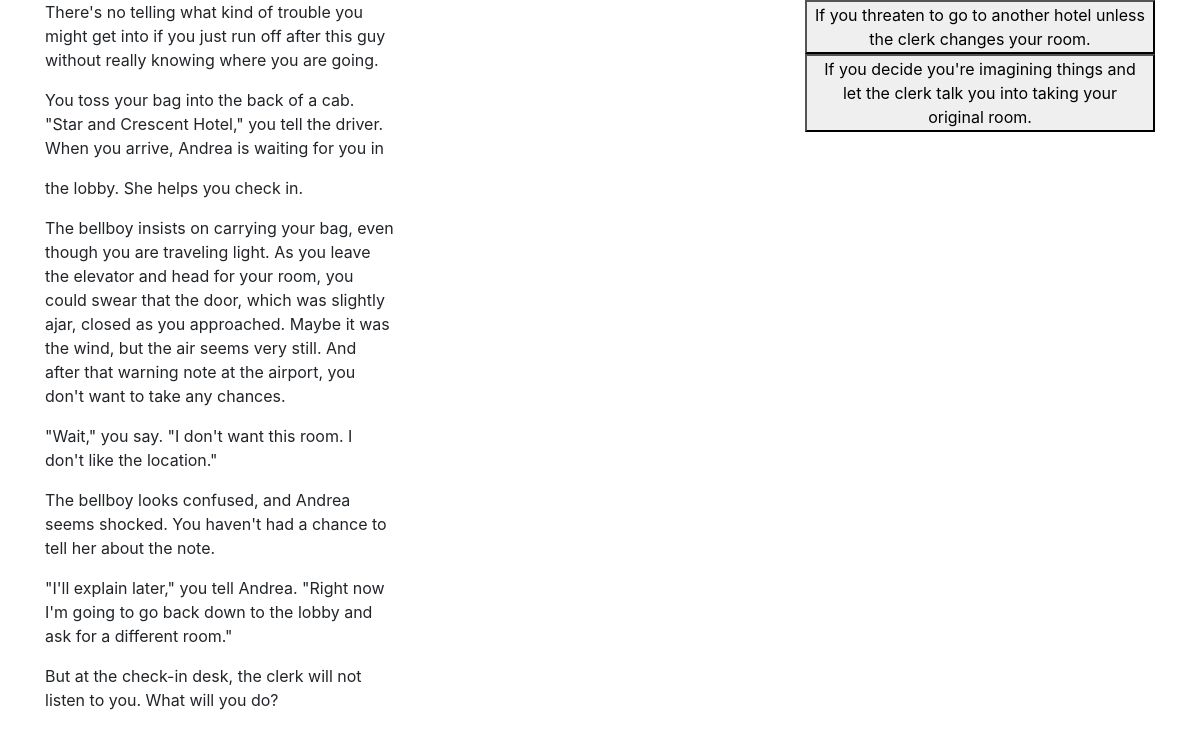
The app's page /story.php?chapter=4 with its own data.
### tables this page shows
CREATE TABLE `chapter` (
  `id` int(11) NOT NULL,
  `original_nr` int(11) DEFAULT NULL,
  `text` text,
  `is_end` tinyint(1) NOT NULL DEFAULT '0'
);

CREATE TABLE `choice` (
  `id` int(11) NOT NULL,
  `chapter_id` int(11) DEFAULT NULL,
  `text` text,
  `goto_id` int(11) DEFAULT NULL,
  `order` int(11) DEFAULT NULL
);

### db.php (called while the page is built, shortened)
<?php
class db
{
    protected static $host = 'localhost';
    protected static $username = 'root';
    protected static $password = 'rootroot';
    protected static $database = 'secretpyramid';
    protected static $pdo = null;
    public static function pdo()
        {
            if(static::$pdo === null)
            {
            try
                {
                    static::$pdo = new PDO(
                    'mysql:dbname='.static::$database.';host='.static::$host.';charset=utf8',
                    static::$username,
                    static::$password
                    );
                    static::$pdo->setAttribute(PDO::ATTR_ERRMODE, PDO::ERRMODE_EXCEPTION);
                    }
            catch (PDOException $e)
                {
                    echo 'Connection failed: ' . $e->getMessage();
                    }
            }
         return static::$pdo;
        }
    public static function query($sql, $substitutions = [])
        {
            $pdo = static::pdo();
            $statement = $pdo->prepare($sql);
            $outcome = $statement->execute($substitutions);
            return $statement;
        }
}

### story.php (the view, shortened to what this page needs)
<?php
require_once 'db.php';
$query1 ="
SELECT * FROM `chapter`
WHERE`chapter`.`id` = ?
";
$statement1= db::query($query1, [$_GET['chapter']]);
$data1 = $statement1->fetchAll();
$query2 = "
SELECT * FROM `chapter`
JOIN `choice`
ON `chapter`.`id`=`choice`.`chapter_id`
WHERE`chapter`.`id` = ?
";
$statement2= db::query($query2, [$_GET['chapter']]);
$data2 = $statement2->fetchAll();
?>
<!DOCTYPE html>
<html lang="en">
<head>
    <link rel="stylesheet" href="https://maxcdn.bootstrapcdn.com/bootstrap/4.0.0-beta.2/css/bootstrap.min.css">
</head>
<body>
<div class="container">
<div class="row">
<div class="col chapter-text">
    <?php  echo $data1[0][2]; ?>
</div>
<div class="col illustration">
</div>
<div class="col chapter-choice">
<form action="story.php" method="GET">
<?php foreach($data2 as $x => $x_value) : ?>
<button type="submit" name="chapter" value="<?php echo $data2[$x]['goto_id'] ?> "><?php echo $data2[$x]['text']?></button>
<?php endforeach ?>
</form>
</div>
</div>
</div>
</body>
</html>

### records on screen
chapter: text "There's no telling what kind of trouble you might get into if you just run off after this guy without really knowing where you are going. You toss your bag into the back of a cab. \"Star and Crescent Hotel,\" you tell the driver. When you arrive, Andrea is waiting for you in the lobby. She helps you check in. The bellboy insists on carrying your bag, even though you are traveling light. As you leave the elevator and head for your room, you could swear that the door, which was slightly ajar, closed as you approached. Maybe it was the wind, but the air seems very still. And after that warning note at the airport, you don't want to take any chances. \"Wait,\" you say. \"I don't want this room. I…"
choice: $data2[$x]['goto_id'] 27 (drawn), text "If you threaten to go to another hotel unless the clerk changes your room."
choice: $data2[$x]['goto_id'] 31 (drawn), text "If you decide you're imagining things and let the clerk talk you into taking your original room."
